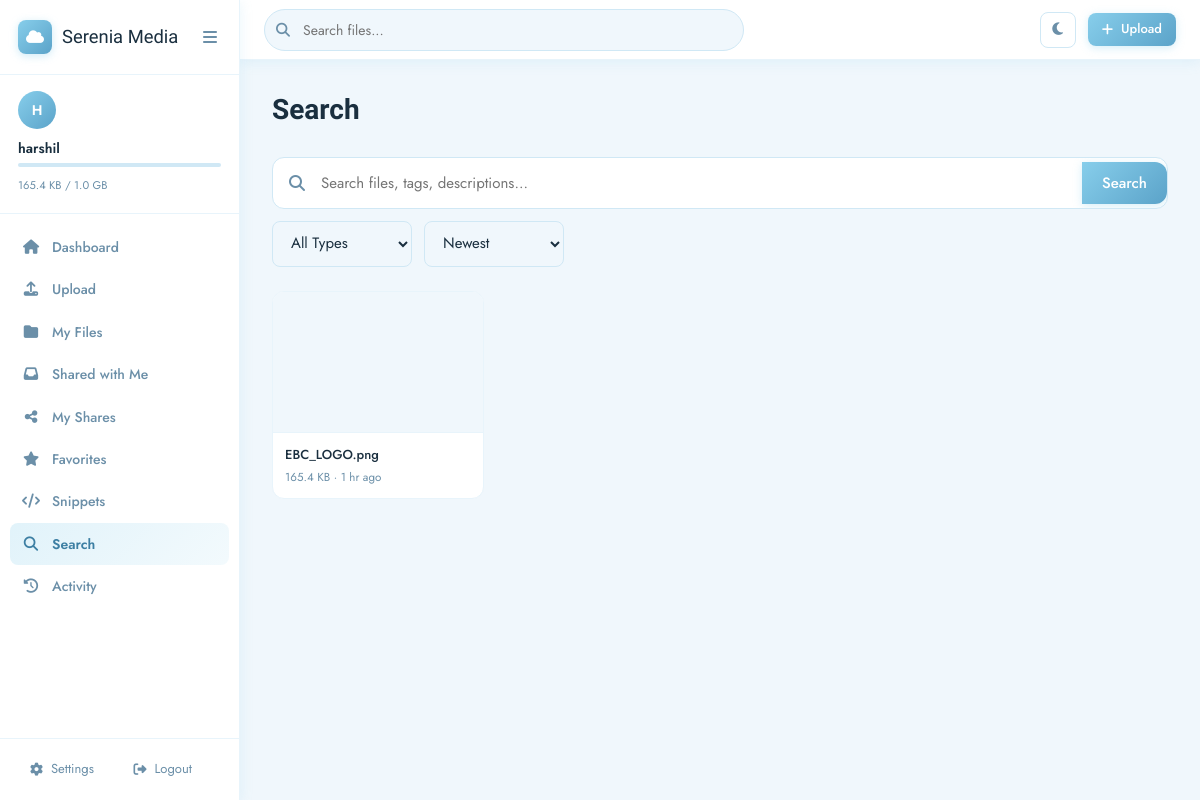
Page /search (signed in) on the committed database.
### models/user.py (models this page shows, shortened)
class User(UserMixin, db.Model):
    __tablename__ = 'users'
    id = db.Column(db.Integer, primary_key=True)
    username = db.Column(db.String(80), unique=True, nullable=False, index=True)
    email = db.Column(db.String(120), unique=True, nullable=False, index=True)
    password_hash = db.Column(db.String(256), nullable=False)
    is_admin = db.Column(db.Boolean, default=False)
    is_active = db.Column(db.Boolean, default=True)
    avatar_path = db.Column(db.String(512), nullable=True)   # stored filename under static/avatars/
    bio = db.Column(db.Text, nullable=True)
    storage_used = db.Column(db.BigInteger, default=0)
    storage_limit = db.Column(db.BigInteger, default=1073741824)  # 1 GB
    dark_mode = db.Column(db.Boolean, default=False)
    reset_token = db.Column(db.String(100), nullable=True)
    reset_token_expiry = db.Column(db.DateTime, nullable=True)
    created_at = db.Column(db.DateTime, default=datetime.utcnow)
    last_login = db.Column(db.DateTime, nullable=True)
    files = db.relationship('File', backref='owner', lazy='dynamic', cascade='all, delete-orphan')
    folders = db.relationship('Folder', backref='owner', lazy='dynamic', cascade='all, delete-orphan')
    shares_created = db.relationship('Share', backref='creator', lazy='dynamic', foreign_keys='Share.created_by')
    snippets = db.relationship('TextSnippet', backref='author', lazy='dynamic', cascade='all, delete-orphan')
    activities = db.relationship('Activity', backref='user', lazy='dynamic', cascade='all, delete-orphan')
    favorites = db.relationship('Favorite', backref='user', lazy='dynamic', cascade='all, delete-orphan')
    def storage_percent(self):
        if self.storage_limit == 0:
            return 0
        return min(int((self.storage_used / self.storage_limit) * 100), 100)

### models/file.py (models this page shows, shortened)
class File(db.Model):
    __tablename__ = 'files'
    id                = db.Column(db.Integer, primary_key=True)
    filename          = db.Column(db.String(255), nullable=False)
    original_filename = db.Column(db.String(255), nullable=False)
    file_path         = db.Column(db.String(512), nullable=False)
    file_size         = db.Column(db.BigInteger, default=0)
    mime_type         = db.Column(db.String(100), nullable=True)
    file_type         = db.Column(db.String(50), nullable=True)
    extension         = db.Column(db.String(20), nullable=True)
    description       = db.Column(db.Text, nullable=True)
    tags              = db.Column(db.String(512), nullable=True)
    is_deleted        = db.Column(db.Boolean, default=False)
    is_favorite       = db.Column(db.Boolean, default=False)
    download_count    = db.Column(db.Integer, default=0)
    view_count        = db.Column(db.Integer, default=0)
    version           = db.Column(db.Integer, default=1)
    folder_id         = db.Column(db.Integer, db.ForeignKey('folders.id'), nullable=True)
    user_id           = db.Column(db.Integer, db.ForeignKey('users.id'), nullable=False)
    created_at        = db.Column(db.DateTime, default=datetime.utcnow, index=True)
    updated_at        = db.Column(db.DateTime, default=datetime.utcnow, onupdate=datetime.utcnow)
    last_accessed     = db.Column(db.DateTime, nullable=True)
    shares       = db.relationship('Share', backref='file', lazy='dynamic', cascade='all, delete-orphan')
    favorites_rel= db.relationship('Favorite', backref='file', lazy='dynamic', cascade='all, delete-orphan')
    def size_human(self):
        return _human_size(self.file_size)
    def get_tags_list(self):
        if self.tags:
            return [t.strip() for t in self.tags.split(',') if t.strip()]
        return []

### routes/main.py (the view)
@main_bp.route('/search')
@login_required
def search():
    q         = request.args.get('q', '').strip()
    file_type = request.args.get('type', '')
    sort      = request.args.get('sort', 'date')
    page      = request.args.get('page', 1, type=int)
    query = File.query.filter_by(user_id=current_user.id, is_deleted=False)
    if q:
        query = query.filter(
            File.original_filename.ilike(f'%{q}%') |
            File.tags.ilike(f'%{q}%') |
            File.description.ilike(f'%{q}%'))
    if file_type: query = query.filter_by(file_type=file_type)
    if sort == 'name': query = query.order_by(File.original_filename)
    elif sort == 'size': query = query.order_by(File.file_size.desc())
    elif sort == 'type': query = query.order_by(File.file_type)
    else: query = query.order_by(File.created_at.desc())
    files = query.paginate(page=page, per_page=20, error_out=False)
    return render_template('main/search.html', files=files, q=q, file_type=file_type, sort=sort)

### models/file.py (called while the page is built)
def _human_size(size):
    if not size: return '0 B'
    for unit in ['B','KB','MB','GB','TB']:
        if size < 1024.0: return f"{size:.1f} {unit}"
        size /= 1024.0
    return f"{size:.1f} PB"

### models/user.py (called while the page is built)
    @staticmethod
    def get(key, default=None):
        row = SiteSettings.query.filter_by(key=key).first()
        return row.value if row else default

### templates/main/search.html (shortened to what this page needs)
{% extends "base.html" %}
{% block content %}
<div class="page-header">
    <h1>Search</h1>
</div>
<div class="search-page">
    <form class="search-form" method="get">
        <div class="search-input-lg">
            <i class="fa-solid fa-magnifying-glass"></i>
            <input type="text" name="q" value="{{ q }}" placeholder="Search files, tags, descriptions…" autofocus>
            <button type="submit" class="btn-primary">Search</button>
        </div>
        <div class="search-filters">
            <select name="type">
                <option value="" {{ 'selected' if not file_type }}>All Types</option>
            </select>
            <select name="sort">
                <option value="date" {{ 'selected' if sort=='date' }}>Newest</option>
            </select>
        </div>
    </form>
    {% if files.items %}
    <div class="files-grid">
        {% for f in files.items %}
        <div class="file-card">
            <a href="{{ url_for('files.file_detail', file_id=f.id) }}" class="file-card-preview file-{{ f.file_type }}">
            </a>
            <div class="file-card-info">
                <div class="file-card-name">{{ f.original_filename }}</div>
                <div class="file-card-meta">{{ f.size_human() }} · {{ f.created_at|timeago }}</div>
            </div>
        </div>
        {% endfor %}
    </div>
    {% elif q %}
    <div class="empty-state">
        <i class="fa-solid fa-magnifying-glass"></i>
        <h3>No results found</h3>
        <p>Try different keywords or remove filters.</p>
    </div>
    {% endif %}
</div>
{% endblock %}

### templates/base.html (shortened to what this page needs)
<!DOCTYPE html>
<html lang="en" class="{{ 'dark-mode' if current_user.is_authenticated and current_user.dark_mode else '' }}">
<head>
  <link rel="stylesheet" href="https://cdnjs.cloudflare.com/ajax/libs/font-awesome/6.5.0/css/all.min.css">
  <link rel="stylesheet" href="{{ url_for('static', filename='css/main.css') }}">
</head>
<body>
  {% if current_user.is_authenticated %}
  <nav class="sidebar" id="sidebar">
    <div class="sidebar-logo">
      <a href="{{ url_for('main.dashboard') }}" class="logo-link">
        {% if logo_path %}
        <img src="/static/brand/{{ logo_path }}" class="logo-img" alt="{{ site_name }}">
        {% else %}
        <div class="logo-icon"><i class="fa-solid fa-cloud"></i></div>
        {% endif %}
        <span class="logo-text">{{ site_name }}</span>
      </a>
      <button class="sidebar-toggle" id="sidebarToggle"><i class="fa-solid fa-bars"></i></button>
    </div>
    <div class="sidebar-user">
      <div class="user-avatar-wrap">
        {% if current_user.avatar_path %}
        <img src="/static/avatars/{{ current_user.avatar_path }}" class="user-avatar-img" alt="avatar">
        {% else %}
        <div class="user-avatar">{{ current_user.username[0].upper() }}</div>
        {% endif %}
      </div>
      <div class="user-info">
        <div class="user-name">{{ current_user.username }}</div>
        <div class="user-storage">
          <div class="storage-bar">
          </div>
          <span class="storage-text">{{ current_user.storage_used|human_size }} / {{ current_user.storage_limit|human_size }}</span>
        </div>
      </div>
    </div>
    <ul class="sidebar-nav">
      <li><a href="{{ url_for('main.dashboard') }}" class="{{ 'active' if request.endpoint=='main.dashboard' }}"><i class="fa-solid fa-house"></i><span>Dashboard</span></a></li>
      <li><a href="{{ url_for('files.upload') }}" class="{{ 'active' if request.endpoint=='files.upload' }}"><i class="fa-solid fa-upload"></i><span>Upload</span></a></li>
      <li><a href="{{ url_for('files.list_files') }}" class="{{ 'active' if request.endpoint=='files.list_files' }}"><i class="fa-solid fa-folder"></i><span>My Files</span></a></li>
      <li><a href="{{ url_for('files.shared_with_me') }}" class="{{ 'active' if request.endpoint=='files.shared_with_me' }}"><i class="fa-solid fa-inbox"></i><span>Shared with Me</span></a></li>
      <li><a href="{{ url_for('files.my_shares') }}" class="{{ 'active' if request.endpoint=='files.my_shares' }}"><i class="fa-solid fa-share-nodes"></i><span>My Shares</span></a></li>
      <li><a href="{{ url_for('main.favorites') }}" class="{{ 'active' if request.endpoint=='main.favorites' }}"><i class="fa-solid fa-star"></i><span>Favorites</span></a></li>
      <li><a href="{{ url_for('main.snippets') }}" class="{{ 'active' if request.endpoint=='main.snippets' }}"><i class="fa-solid fa-code"></i><span>Snippets</span></a></li>
      <li><a href="{{ url_for('main.search') }}" class="{{ 'active' if request.endpoint=='main.search' }}"><i class="fa-solid fa-magnifying-glass"></i><span>Search</span></a></li>
      <li><a href="{{ url_for('main.activity') }}" class="{{ 'active' if request.endpoint=='main.activity' }}"><i class="fa-solid fa-clock-rotate-left"></i><span>Activity</span></a></li>
    </ul>
    <div class="sidebar-footer">
      <a href="{{ url_for('auth.profile') }}"><i class="fa-solid fa-gear"></i><span>Settings</span></a>
      <a href="{{ url_for('auth.logout') }}"><i class="fa-solid fa-right-from-bracket"></i><span>Logout</span></a>
    </div>
  </nav>
  <div class="main-wrapper" id="mainWrapper">
    <header class="topbar">
      <div class="topbar-search">
        <form action="{{ url_for('main.search') }}" method="get">
          <input type="text" name="q" placeholder="Search files..." value="{{ request.args.get('q','') }}">
        </form>
      </div>
      <div class="topbar-actions">
        <button class="btn-icon" id="darkModeToggle" title="Toggle dark mode">
          <i class="fa-solid {{ 'fa-sun' if current_user.dark_mode else 'fa-moon' }}"></i>
        </button>
        <a href="{{ url_for('files.upload') }}" class="btn-primary btn-sm"><i class="fa-solid fa-plus"></i> Upload</a>
      </div>
    </header>
    <main class="content-area">
      {% block content %}{% endblock %}
    </main>
  </div>
  {% endif %}
</body>
</html>

### rows in the picture
User: username "H", username "harshil", storage_used|human_size "165.4 KB", storage_limit|human_size "1.0 GB"
File: original_filename "EBC_LOGO.png", size_human "165.4 KB", created_at "1 hr ago"

### other values in the picture
{{ site_name }} "Serenia Media"
